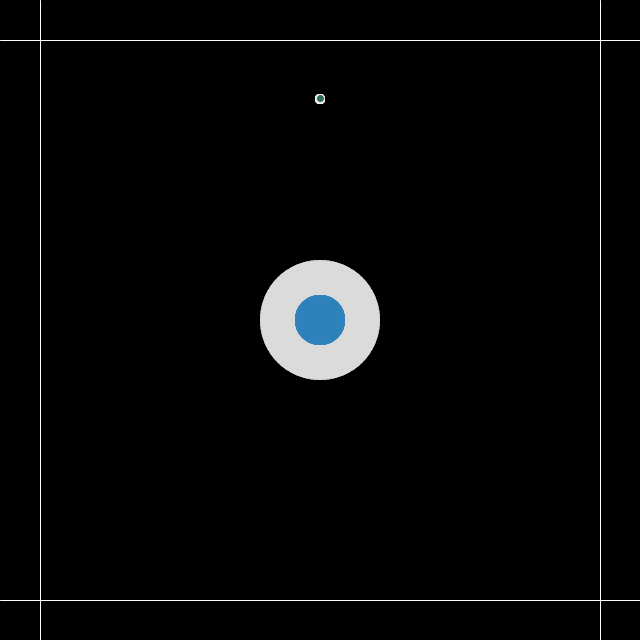
Frame 1 (no input)
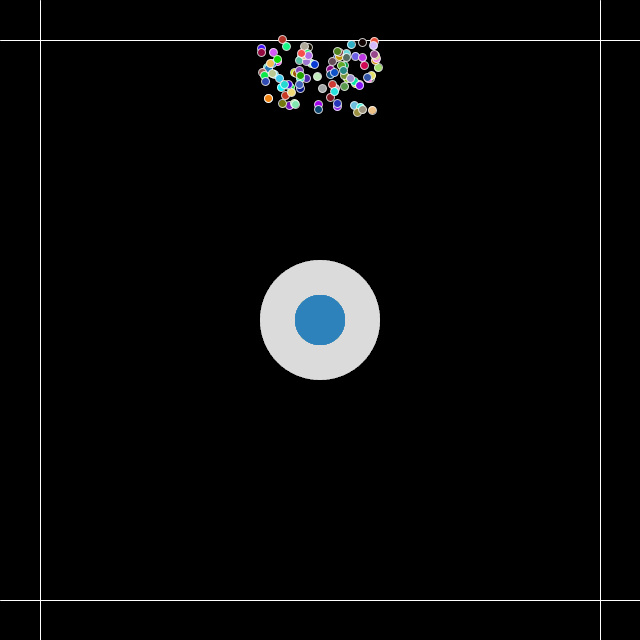
Frame 60 (the mouse pressed at the canvas centre just before this capture)
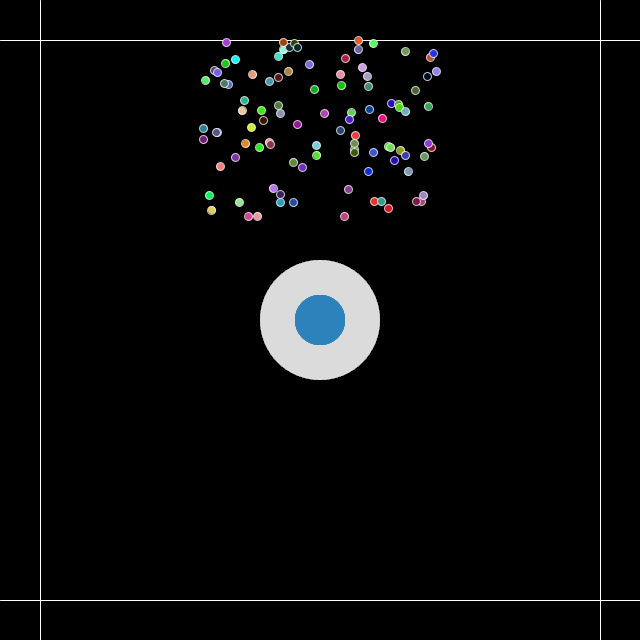
Frame 120 (the mouse held since frame 60 and released just before this capture)

The Processing sketch that drew these frames (run headless with seeded random() and noise(); from frame 60 on, the mouse is pressed at the canvas centre):

// Processing sketch: ParticleSim
// ── ParticleSim.pde
boolean showWalls = true;
boolean isForce = false;
float collisionForce = 0.5;

ParticleSystem ps;

void setup() {
  size(640,640);
  ps = new ParticleSystem(new PVector(width/2,100));
  for (int i=0; i<100; i++)
  {
    ps.addParticle();
    ps.addAttractor();
  }
}

void draw() {
  
  background(0);
  stroke(255);
  if (showWalls){
    line(0,600, 640,600); //Bottom Wall
    line(0,40, 640,40);  //Top Wall
    line(40,0, 40,640); //Left Wall
    line(600,0, 600,640); //Right Wall
  }
  ps.run();
}



// ── Particles.pde
// A class to describe a group of Particles
// An ArrayList is used to manage the list of Particles 
class ParticleSystem {
  ArrayList<Particle> particles;
  ArrayList<Attractor> attractors;
  PVector origin;

  ParticleSystem(PVector location) {
    origin = location.get();
    particles = new ArrayList<Particle>();
    attractors = new ArrayList<Attractor>();
  }

  void addParticle() {
    particles.add(new Particle(origin));
  }
  
  void addAttractor() {
    attractors.add(new Attractor(new PVector(width/2, height/2))); 
  }

  void run() {
    for (int i = attractors.size()-1; i>=0; i--) {
      Attractor a = attractors.get(i);
      a.run();
    }
    
    for (int i = particles.size()-1; i >= 0; i--) {
      Particle p = particles.get(i);
      p.run();
//      if (p.isDead()) {
//        particles.remove(i);
//      }
    }
  }
}

// A simple Particle class
class Particle {
  PVector location;
  PVector velocity;
  PVector acceleration;
  float lifespan;

  Particle(PVector l) {
    acceleration = new PVector(0,0.01); //Gravity
    velocity = new PVector(random(-1,1),random(-2,0));
    location = l.get();
    lifespan = 255.0;
  }

  void run() {
    update();
    display();
  }

  // Method to update location
  void update() {
    wallCheck();
    velocity.add(acceleration);
    location.add(velocity);
    lifespan -= 1.0;
  }

  // Method to display
  void display() {
    stroke(255, 200);
    fill(random(0,255),random(0,255),random(0,255));
    ellipse(location.x,location.y,8,8);
  }
  
  void wallCheck(){
    if (location.y >= 600)
    {
      if (isForce) velocity.add(new PVector(0, -collisionForce));
      else velocity.set(velocity.x, -velocity.y);
    } 
    else if (location.y <= 40)
    {
      if (isForce) velocity.add(new PVector(0, collisionForce));
      else velocity.set(velocity.x, -velocity.y);
    }
    else if (location.x <= 40)
    {
      if (isForce) velocity.add(new PVector(collisionForce, 0));
      else velocity.set(-velocity.x, velocity.y);
    }
    else if (location.x >= 600)
    {
      if (isForce) velocity.add(new PVector(-collisionForce, 0));
      else velocity.set(-velocity.x, velocity.y);
    }
  }
  
  // Is the particle still useful?
  boolean isDead() {
    if (lifespan < 0.0) {
      return true;
    } else {
      return false;
    }
  }
}

class Attractor{
  PVector location;
  float forceRadius = 120;
  float radius = 50;

  Attractor(PVector l) {
    location = l.get();
  }

  void run() {
    //update();
    display();
  }

  // Method to update location
  void update() {

  }

  // Method to display
  void display() {
    stroke(255, 0);
    
    fill(255, 5);
    ellipse(location.x,location.y,forceRadius,forceRadius);
    
    fill(41, 128, 185, 100);
    ellipse(location.x,location.y,radius,radius);
  }
}
